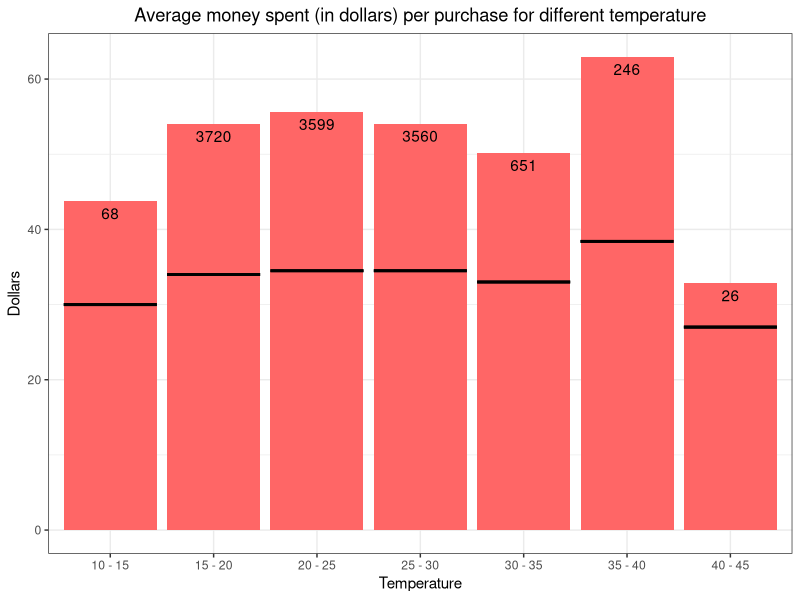
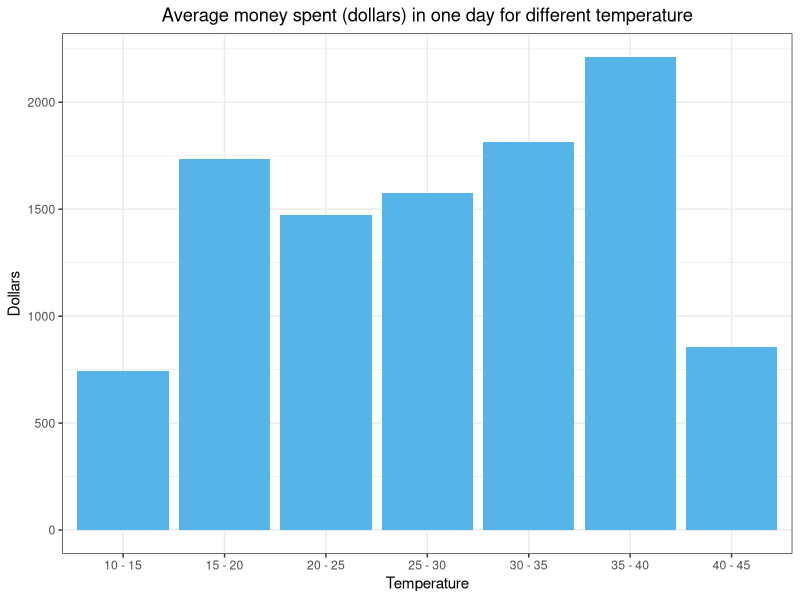
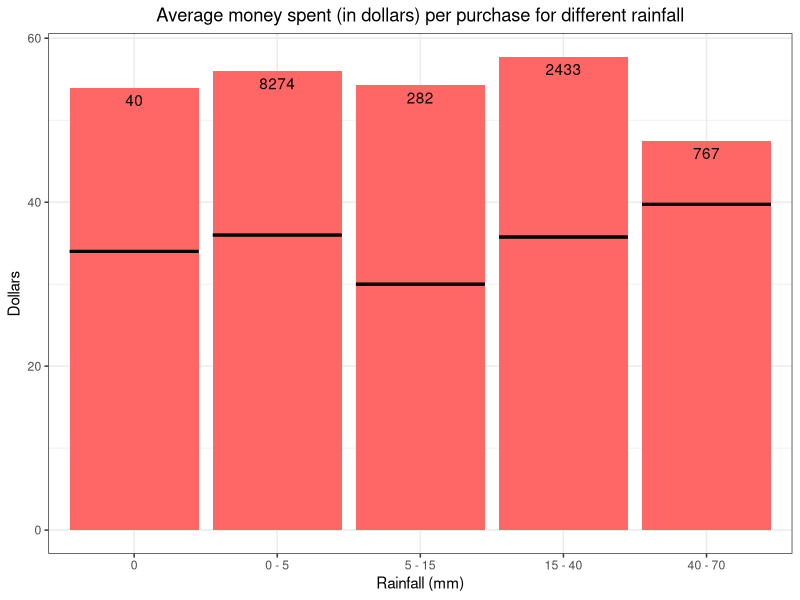
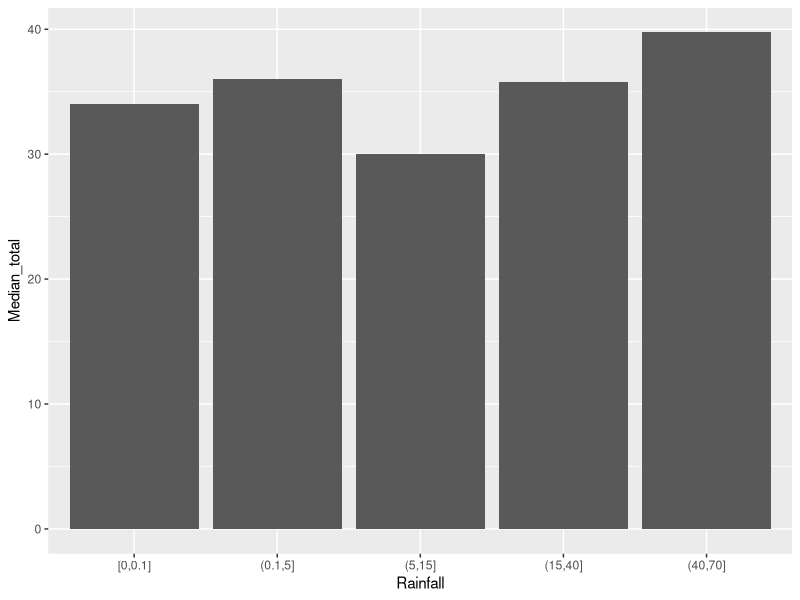
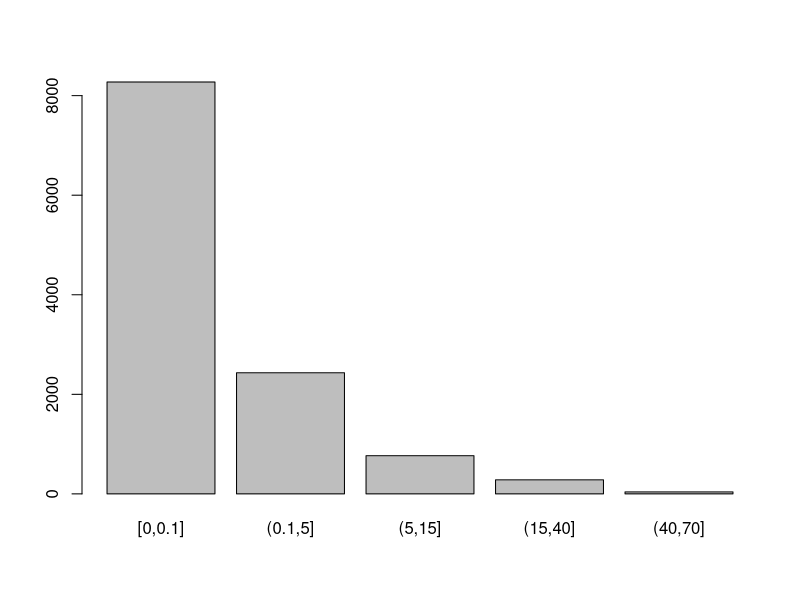
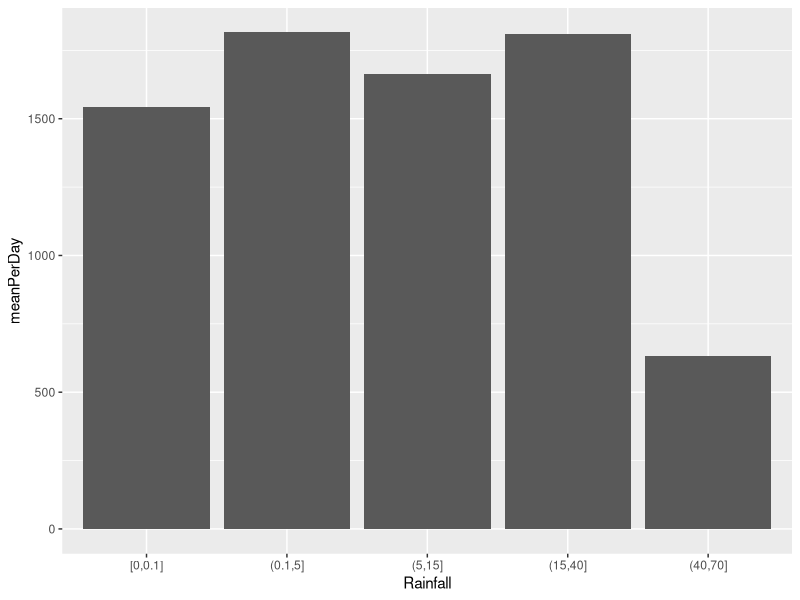
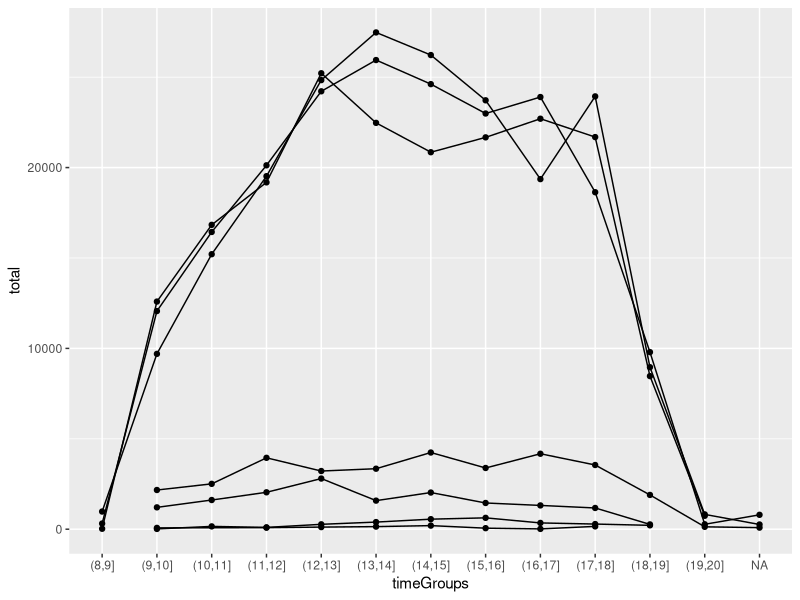
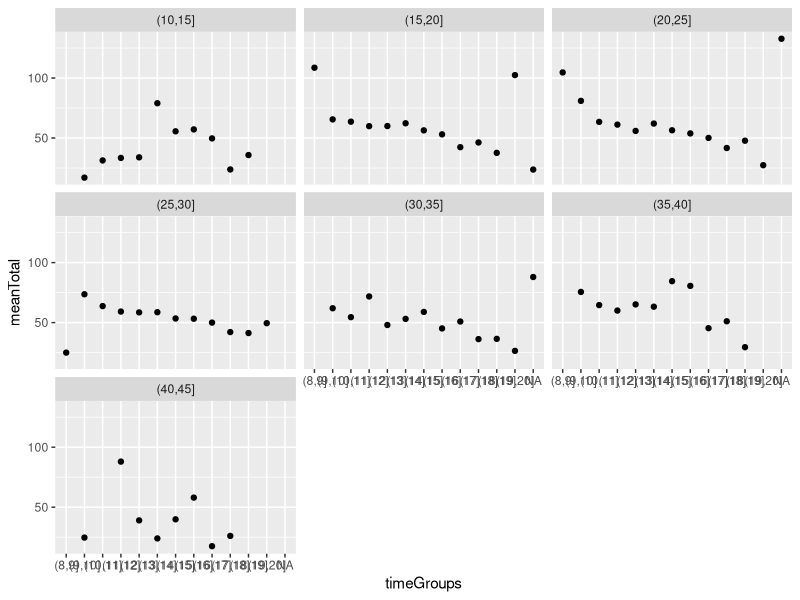

R code for these plots, in order:
## ---- chunk 1

# LOAD DATA
library(ggplot2)
library(tidyr)
library(knitr)
data = read.csv("data/ProcessedData.csv")


# Quick look at top 6 rows of data
head(data)

## Size of data
dim(data)

## R's classification of data
class(data)
## R's classification of variables
str(data)
#sapply(mtcars, class)
## ---- chunk 2
#The temperature is a quantitative variable. We start by changing it to a qualitative one using ranges that cover 5 degrees Celcius
temp = data$Maximum.temperature..Degree.C.
data$tempGroups = cut(temp, c(10,15,20,25,30,35,40,45))

#Take a look at overall data before looking at the graphs
heatData = data %>% drop_na(Maximum.temperature..Degree.C.)

dataFrame <- data.frame(Rows = c(nrow(data)-nrow(heatData)),
                        Max = c(max(temp)),
                        Min = c(min(temp)),
                        Mean = c(mean(temp)),
                        Median = c(median(temp)))

kable(dataFrame, caption = "Fuck yeah", col.names = c("Missing rows", "Max heat", "Min heat", "Mean maximum heat", "Median of maximum heat"))

#Transaction sizes for each temperature range
meanPerPerson = aggregate(data$Total ~ data$tempGroups, data, mean)
medPerPerson = aggregate(data$Total ~ data$tempGroups, data, median)
transactions = merge(x = meanPerPerson, y = medPerPerson, by='data$tempGroups')
names(transactions) = c('Temperature', 'Mean_total', 'Median_total')

Fre <- as.data.frame(table(data$tempGroups))
colnames(Fre)[1] <- "tempGroups" 
Fre$lab <- as.character(Fre$Freq)


#Barplot for average money spent with median lines
ggplot(transactions, aes(Temperature, Mean_total), label = Fre$Freq) + geom_bar(stat="identity", position = "dodge", fill = "#FF6666") + ggtitle("Average money spent (in dollars) per purchase for different temperature") + ylab("Dollars") + theme_bw() + theme(plot.title = element_text(hjust = 0.5)) + geom_errorbar(data=transactions, aes(Temperature, ymax = Median_total, ymin = Median_total), size=1, linetype = "solid", inherit.aes = F, width = 0.9) + geom_text(aes(label = Fre$Freq), position = position_dodge(width = 0.9), vjust = 1.5) + scale_x_discrete(labels = c('10 - 15','15 - 20','20 - 25', '25 - 30', '30 - 35', '35 - 40', '40 - 45'))

 #Barplot showing only median
 #ggplot(transactions, aes(Temperature, Median_total)) + geom_bar(stat="identity", position = "dodge", fill = "#56B4E9") + ggtitle("Median how much each person spends (in dollars) for different temperature") + ylab("Median") + theme_bw() + theme(plot.title = element_text(hjust = 0.5))
 
 #ggplot(data, aes(Maximum.temperature..Degree.C., median(Total)), group = 1) + geom_boxplot() + coord_flip()

 #Number of transactions per temperature range
 #barplot(table(data$tempGroups))

## ---- chunk 3
 
 #Total money spent for each temperature range
 totalPerDay = aggregate(data$Total ~ data$tempGroups, data, sum)
 nrOfDaysPerTemp = aggregate(data$Date ~ data$tempGroups, data, function(x) length(unique(x)))
 totals = merge(x = totalPerDay, y = nrOfDaysPerTemp, by='data$tempGroups')
 names(totals) = c('Temperature', 'Total', 'NrOfDays')
 totals['meanPerDay'] = round(totals$Total / totals$NrOfDays, 1)
 
 ggplot(totals, aes(Temperature, meanPerDay)) + geom_bar(stat="identity", position = "dodge") + geom_bar(stat="identity", position = "dodge", fill = "#56B4E9") + ggtitle("Average money spent (dollars) in one day for different temperature") + ylab("Dollars") + theme_bw() + theme(plot.title = element_text(hjust = 0.5)) + scale_x_discrete(labels = c('10 - 15','15 - 20','20 - 25', '25 - 30', '30 - 35', '35 - 40', '40 - 45'))
## ---- chunk 4
rainData = data %>% drop_na(Rainfall.amount..millimetres.)
rain = rainData$Rainfall.amount..millimetres.

dataFrame <- data.frame(Rows = c(nrow(data)-nrow(rainData)),
                        Max = c(max(rain)),
                        Min = c(min(rain)),
                        Mean = c(mean(rain)),
                        Median = c(median(rain)))

kable(dataFrame, caption = "Fuck yeah", col.names = c("Missing rows", "Max rainfall", "Min rainfall", "Mean rainfall", "Median of rainfall"))

## ---- chunk 5
#We start by changing the rainfall from a quantitative variable to a qualitative one
rainData$rainGroups = cut(rain, c(0,0.1,5,15,40,70), include.lowest = TRUE)

#Transaction sizes for each temperature range
meanPerPerson = aggregate(rainData$Total ~ rainData$rainGroups, rainData, mean)
medPerPerson = aggregate(rainData$Total ~ rainData$rainGroups, data, median)
transactions = merge(x = meanPerPerson, y = medPerPerson, by='rainData$rainGroups')
names(transactions) = c('Rainfall', 'Mean_total', 'Median_total')

FreRain <- as.data.frame(table(rainData$rainGroups))
colnames(Fre)[1] <- "rainGroups" 
FreRain$lab <- as.character(FreRain$Freq)

#Barplot for average money spent with median lines
ggplot(transactions, aes(Rainfall, Mean_total), label = FreRain$lab) + geom_bar(stat="identity", position = "dodge", fill = "#FF6666") + ggtitle("Average money spent (in dollars) per purchase for different rainfall") + ylab("Dollars") + xlab("Rainfall (mm)") + theme_bw() + theme(plot.title = element_text(hjust = 0.5)) + geom_errorbar(data=transactions, aes(Rainfall, ymax = Median_total, ymin = Median_total), size=1, linetype = "solid", inherit.aes = F, width = 0.9) + geom_text(aes(label = FreRain$lab), position = position_dodge(width = 0.9), vjust = 1.5) + scale_x_discrete(labels = c('0','0 - 5','5 - 15', '15 - 40', '40 - 70'))

 #ggplot(transactions, aes(Rainfall, Mean_total)) + geom_bar(stat="identity", position = "dodge") 
 ggplot(transactions, aes(Rainfall, Median_total)) + geom_bar(stat="identity", position = "dodge")

 #Number of transactions for each rainfall range
 barplot(table(rainData$rainGroups))
 
 
 
 #Total money spent for each temperature range
 totalPerDay = aggregate(rainData$Total ~ rainData$rainGroups, rainData, sum)
 nrOfDaysPerRain = aggregate(rainData$Date ~ rainData$rainGroups, rainData, function(x) length(unique(x)))
 totals = merge(x = totalPerDay, y = nrOfDaysPerRain, by='rainData$rainGroups')
 names(totals) = c('Rainfall', 'Total', 'NrOfDays')
 totals['meanPerDay'] = round(totals$Total / totals$NrOfDays, 1)
 
 ggplot(totals, aes(Rainfall, meanPerDay)) + geom_bar(stat="identity", position = "dodge")

## ---- chunk 6
hour = as.integer(substr(data$Time, 0, 2))
data$timeGroups = cut(hour, seq(8,20,1))
table(data$timeGroups)

#Total money made per time gap
library(dplyr)
test = data %>%
    group_by(timeGroups, tempGroups) %>% 
    summarize(total = sum(Total) ) 

ggplot(test, aes(x = timeGroups, y = total)) + geom_point() + geom_line(aes(group=tempGroups))


#average money spent by customer per transaction, note
testMean = data %>%
    group_by(timeGroups, tempGroups) %>% 
    summarize(meanTotal = mean(Total) ) 

ggplot(testMean, aes(x = timeGroups, y = meanTotal)) + geom_point() + facet_wrap(~tempGroups)
